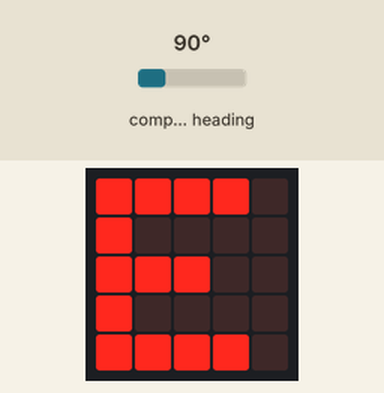
A program run on a simulated BBC micro:bit (MakeCode). On the bench: the board's 5×5 LED display. The inputs (shaded band) are chosen by the test bench; at power-on: compass heading 90°. The 48×5 strip is a reading aid, not a part: it shows the text the display is scrolling, unrolled, one strip-width of it at a time; the compass is already calibrated.

Above: at 8.4 s.
8.5 s: compass heading set to 49°
10.0 s: compass heading set to 42°
At 11.4 s:
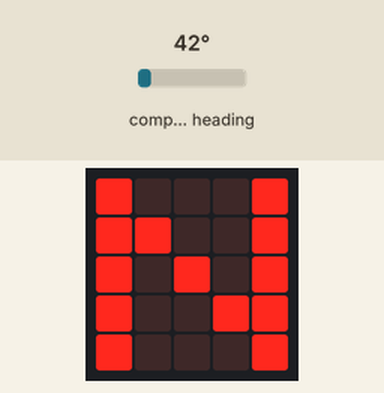
11.7 s: compass heading set to 180°
At 13.0 s:
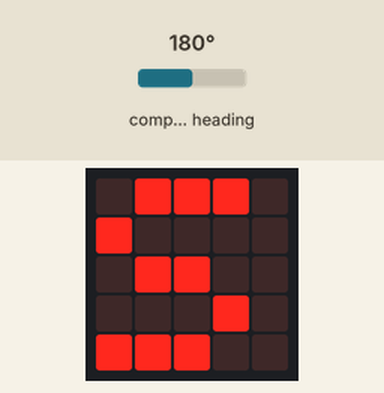
13.3 s: compass heading set to 218°
14.8 s: compass heading set to 229°
At 16.0 s:
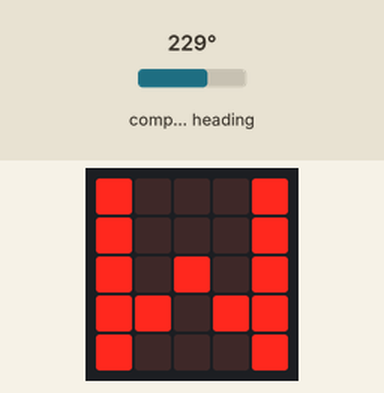
16.4 s: compass heading set to 7°
At 17.4 s:
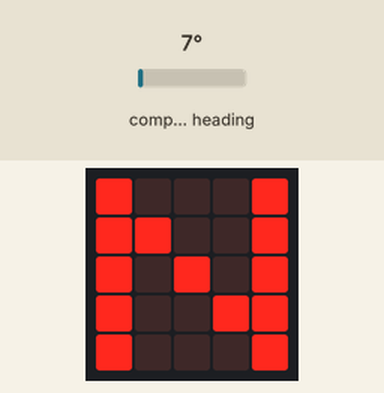
Timing chart, 0 to 18.9 s (numbered marks = the images above; inputs shaded):
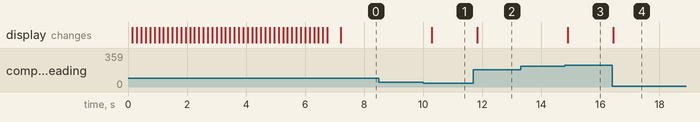

Measured:
- the behaviour switches between 45 and 44° on compass heading (found by bisection; images 0 and 1)
- the behaviour switches between 224 and 225° on compass heading (found by bisection; images 2 and 3)
- after the input at 8.5 s, every drawn part: stays the same
- after the input at 10.0 s, the display: changes after 0.28 s (image 1)
- after the input at 11.7 s, the display: changes after 0.12 s (image 2)
- after the input at 13.3 s, every drawn part: stays the same
- after the input at 14.8 s, the display: changes after 0.10 s (image 3)
- after the input at 16.4 s, the display: changes at once (image 4)

The program:

main.ts
```typescript
bluetooth.startMagnetometerService()
bluetooth.startLEDService()
let degrees = input.compassHeading()
basic.showString("COMPASS")
basic.forever(function on_forever() {

    degrees = input.compassHeading()
    if (degrees < 45 || degrees > 315) {
        basic.showString("N")
    } else if (degrees < 135) {
        basic.showString("E")
    } else if (degrees < 225) {
        basic.showString("S")
    } else {
        basic.showString("W")
    }

})
```

test.ts
```typescript
// 在此处测试；当此软件包作为插件使用时，将不会编译此软件包。
```
